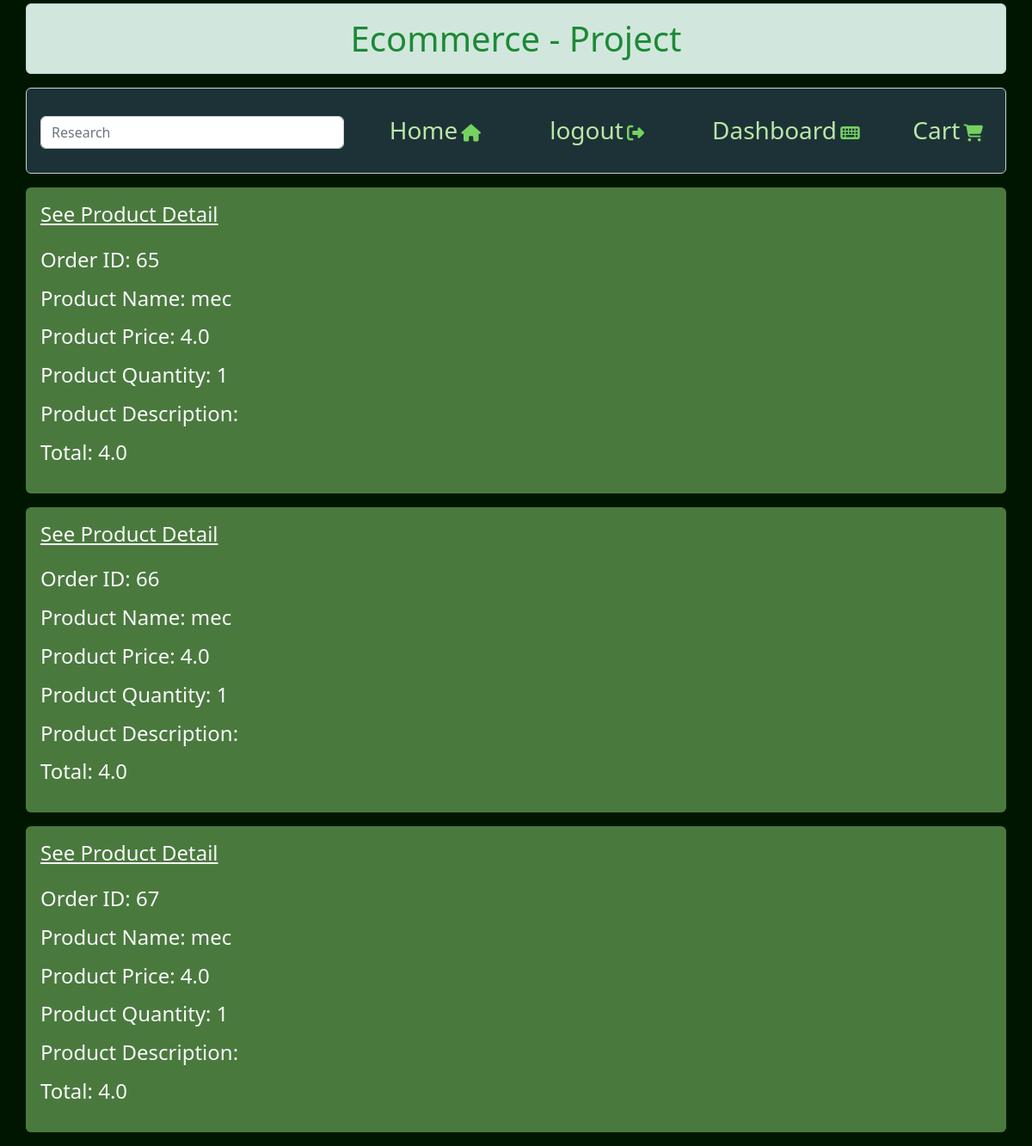
The app's page /order/28 (signed in) with its own data.
### order/models.py (models this page shows)
class Order(models.Model):
    variation = models.ForeignKey(ProductVariation,
                                  on_delete=models.DO_NOTHING)
    created_at = models.DateField(auto_now_add=True)
    uploaded_at = models.DateField(auto_now=True)
    quantity = models.IntegerField()
    total = models.FloatField()
    user = models.ForeignKey(settings.AUTH_USER_MODEL, on_delete=models.CASCADE)

### product/models.py (models this page shows, shortened)
class ProductVariation(models.Model):
    product = models.ForeignKey(Product,
                                on_delete=models.CASCADE,
                                unique=False)
    name = models.CharField(max_length=255, blank=True, null=True)
    price = models.FloatField()
    promotion_price = models.FloatField(blank=True, default=None)
    stock = models.IntegerField()
    short_description = models.CharField(max_length=255,
                                         unique=False,
                                         blank=True,
                                         null=False)
    long_description = models.TextField(unique=False, blank=True, null=False)
    image = models.ImageField(blank=True,
                              null=True,
                              unique=False,
                              upload_to='product_images/%Y/%m/%d')
    created_at = models.DateField(auto_now_add=True)
    uploaded_at = models.DateField(auto_now=True)
    on_promotion = models.BooleanField(default=False)
    available = models.BooleanField(default=True)

### order/views.py (the view)
# urls.py: path('<int:id>', views.order_info, name='order_info'),
def order_info(request, id):
    if request.user.is_authenticated:
        orders = Orders.objects.get(id=id, user=request.user)
        if orders is not None:
            return render(request, 'order/order_details.html',
                          {'orders': orders})
        else:
            redirect('account:dashboard')
    else:
        return redirect('account:login')

### templates/order/order_details.html
{% extends 'base.html' %}
{% block content %}
<div class="col-12">
  {% for order in orders.order.all %}
  <div class="main_css h4 alert text-light" role="alert">
      <a class="text-light" href="{% url 'product:detail' order.variation.product.slug %}"> See Product Detail</a>
      <p class='mt-4'>Order ID: {{order.id}}</p>
      <p>Product Name: {{order.variation.name}} </p>
      <p>Product Price: {{order.variation.price}} </p>
      <p>Product Quantity: {{order.quantity}}</p>
      <p>Product Description: {{order.variation.short_description}} </p>
      <p>Total: {{order.total}}</p>
  </div>
  {% endfor %}
</div>
{% endblock %}

### static/main.css (style rules this page uses)
body, html { background: #001600!important; }
.main_css { background: #4a793e!important; }

### records on screen
Order: id "65", variation.name "mec", variation.price "4.0", quantity "1", total "4.0"
Order: id "66", variation.name "mec", variation.price "4.0", quantity "1", total "4.0"
Order: id "67", variation.name "mec", variation.price "4.0", quantity "1", total "4.0"
